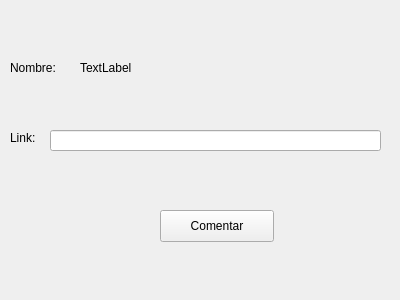
<?xml version="1.0" encoding="UTF-8"?>
<ui version="4.0">
 <class>Form</class>
 <widget class="QWidget" name="Form">
  <property name="geometry">
   <rect>
    <x>0</x>
    <y>0</y>
    <width>400</width>
    <height>300</height>
   </rect>
  </property>
  <property name="windowTitle">
   <string>Form</string>
  </property>
  <widget class="QLabel" name="label">
   <property name="geometry">
    <rect>
     <x>10</x>
     <y>60</y>
     <width>62</width>
     <height>16</height>
    </rect>
   </property>
   <property name="text">
    <string>Nombre:</string>
   </property>
  </widget>
  <widget class="QLabel" name="label_2">
   <property name="geometry">
    <rect>
     <x>10</x>
     <y>130</y>
     <width>31</width>
     <height>16</height>
    </rect>
   </property>
   <property name="text">
    <string>Link:</string>
   </property>
  </widget>
  <widget class="QPushButton" name="pushButton">
   <property name="geometry">
    <rect>
     <x>160</x>
     <y>210</y>
     <width>114</width>
     <height>32</height>
    </rect>
   </property>
   <property name="text">
    <string>Comentar</string>
   </property>
  </widget>
  <widget class="QLabel" name="label_3">
   <property name="geometry">
    <rect>
     <x>80</x>
     <y>60</y>
     <width>301</width>
     <height>16</height>
    </rect>
   </property>
   <property name="text">
    <string>TextLabel</string>
   </property>
  </widget>
  <widget class="QLabel" name="label_5">
   <property name="geometry">
    <rect>
     <x>90</x>
     <y>20</y>
     <width>221</width>
     <height>20</height>
    </rect>
   </property>
   <property name="text">
    <string/>
   </property>
  </widget>
  <widget class="QLineEdit" name="lineEdit">
   <property name="geometry">
    <rect>
     <x>50</x>
     <y>130</y>
     <width>331</width>
     <height>21</height>
    </rect>
   </property>
  </widget>
 </widget>
 <resources/>
 <connections/>
</ui>
